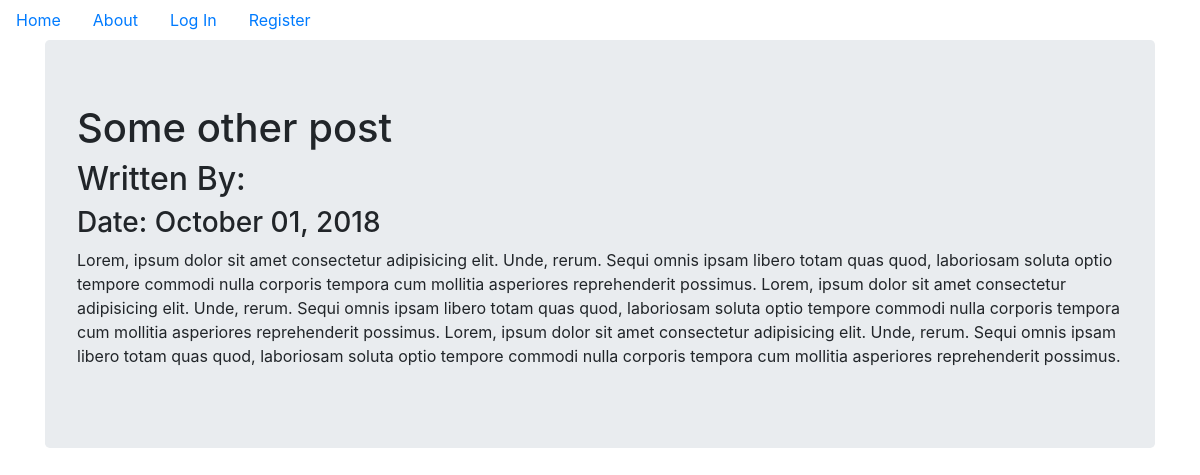
/2, run on the app's committed database.
### pupblog/models.py (models this page shows, shortened)
class BlogPost(db.Model):
  users = db.relationship(User)
  id = db.Column(db.Integer, primary_key=True)
  user_id = db.Column(db.Integer, db.ForeignKey('users.id'), nullable=False)
  date = db.Column(db.DateTime, nullable=False, default=datetime.utcnow)
  title = db.Column(db.String(140), nullable=False)
  text = db.Column(db.Text, nullable=False)

### pupblog/users/views.py (the view)
@users.route('/<username>')
def user_posts(username):
  page = request.args.get('page', 1, type=int)
  user = User.query.filter_by(username=username).first_or_404()
  blog_posts = BlogPost.query.filter_by(author=user).order_by(BlogPost.date.desc()).pagignate(page=page, per_page=5)
  return render_template('user_blog_posts.html', blog_posts=blog_posts, user=user)

### pupblog/blogposts/views.py (called while the page is built)
@blog_posts.route('/<int:blog_post_id>')
def blog_post(blog_post_id):
  blog_post = BlogPost.query.get_or_404(blog_post_id)
  return render_template('blog_post.html', title=blog_post.title,
                                date=blog_post.date, post=blog_post)

### pupblog/templates/blog_post.html (shortened to what this page needs)
{% extends "base.html" %}
{% block content %}
<div class="jumbotron">
  <h1>{{ title }}</h1>
  <h2>Written By:{{ post.author.user}}</h2>
  <h3>Date: {{post.date.strftime('%B %d, %Y')}}</h3>
  <p>{{post.text}}</p>
</div>
{% endblock %}

### data on the page
BlogPost: title "Some other post", date "October 01, 2018", text "Lorem, ipsum dolor sit amet consectetur adipisicing elit. Unde, rerum. Sequi omnis ipsam libero totam quas quod, laboriosam soluta optio tempore commodi nulla corporis tempora cum mollitia asperiores reprehenderit possimus. Lorem, ipsum dolor sit amet consectetur adipisicing elit. Unde, rerum. Sequi omnis ipsam libero totam quas quod, laboriosam soluta optio tempore commodi nulla corporis tempora cum mollitia asperiores reprehenderit possimus. Lorem, ipsum dolor sit amet consectetur adipisicing elit. Unde, rerum. Sequi omnis ipsam libero totam quas quod, laboriosam soluta optio tempore commodi nulla corporis tempora cum mollitia asperiores reprehenderit possimus."
